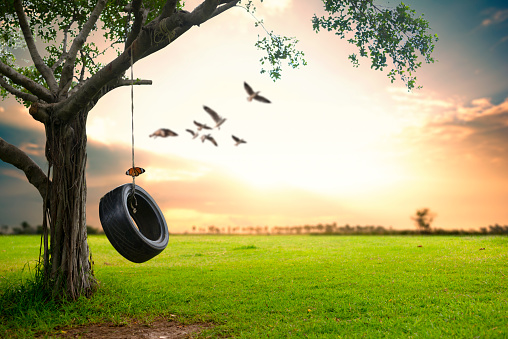
#> input picture lesson3/image.jpg, 508 x 339 px
$ python lesson3.py
#> lines starting #> are read from the running program, lines starting #| are printed output that depends on the picture
import cv2
import numpy as np

#erosion
ima = cv2.imread("image.jpg")
#> ima is the input picture: shape (339, 508, 3); mean B, G, R 109.4, 162.7, 163.6
kernel = np.ones((5, 5), np.uint8)
eros = cv2.erode(ima, kernel)
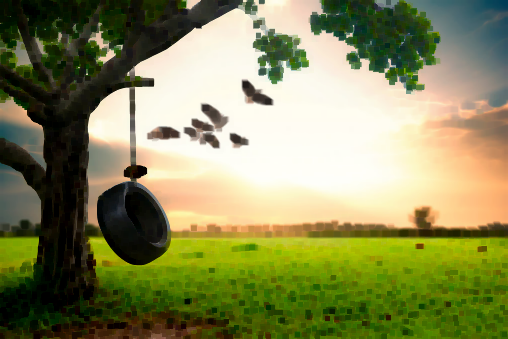
#> eros: shape (339, 508, 3); mean B, G, R 89.4, 137.1, 135.1

cv2.imshow("original", ima)
cv2.waitKey(0)
cv2.imshow("erosion", eros)
cv2.waitKey(0)
cv2.destroyAllWindows()
#bordering

ima1 = cv2.imread("image.jpg")
#solid border
bord = cv2.copyMakeBorder(ima1, 12, 12, 12, 12, cv2.BORDER_CONSTANT, value = (123, 45, 245))
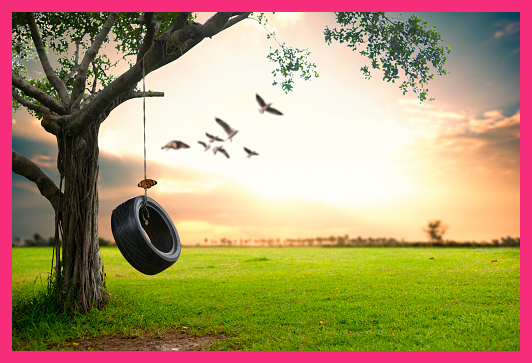
#> bord: shape (363, 532, 3); mean B, G, R 110.9, 149.9, 172.4
cv2.imshow("border", bord)
cv2.waitKey(0)
#reflective border
ima1 = cv2.imread("image.jpg")
ref = cv2.copyMakeBorder(ima1, 20, 20, 20, 20, cv2.BORDER_REFLECT, value = 1)
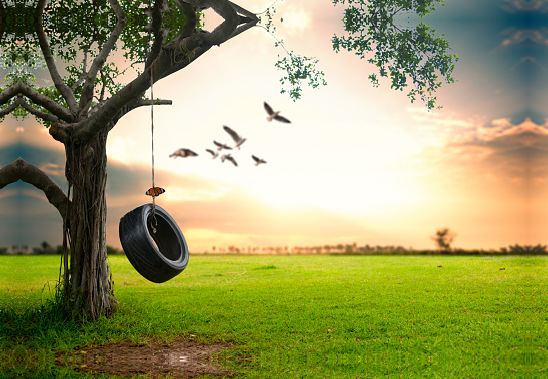
#> ref: shape (379, 548, 3); mean B, G, R 100.7, 154, 153.7
cv2.imshow("reflect", ref)
cv2.waitKey(0)
cv2.destroyAllWindows()

#blurring
image1 = cv2.imread("image.jpg")
#median blur
low = cv2.medianBlur(image1, 5)
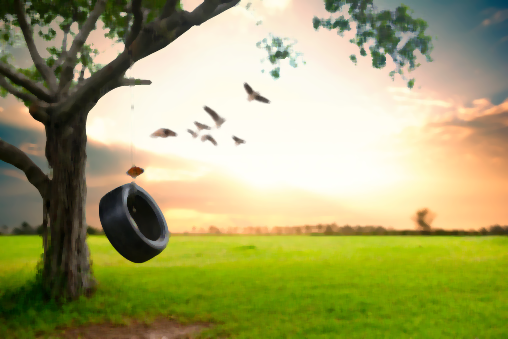
#> low: shape (339, 508, 3); mean B, G, R 108.5, 162.9, 163.8
cv2.imshow("image1", low)
cv2.waitKey(0)
#bilateral filter
bila = cv2.bilateralFilter(image1, 8, 78, 68)
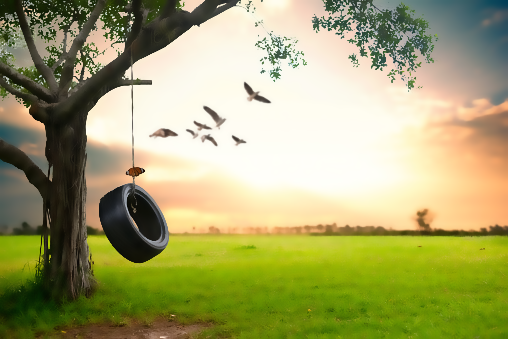
#> bila: shape (339, 508, 3); mean B, G, R 109.2, 162.7, 163.6
cv2.imshow("filter", bila)
cv2.waitKey(0)


#GaussianBlur
gaus = cv2.GaussianBlur(ima, (7, 7), 0)
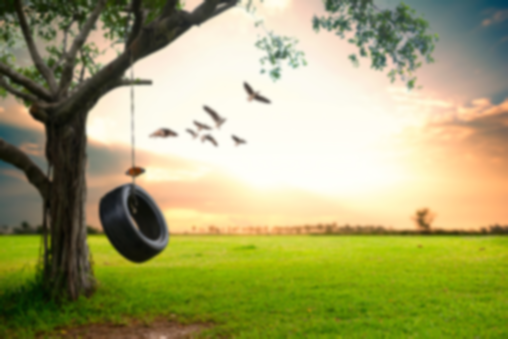
#> gaus: shape (339, 508, 3); mean B, G, R 109.4, 162.7, 163.6
cv2.imshow("GaussianBlur", gaus)
cv2.waitKey(0)
cv2.destroyAllWindows()
